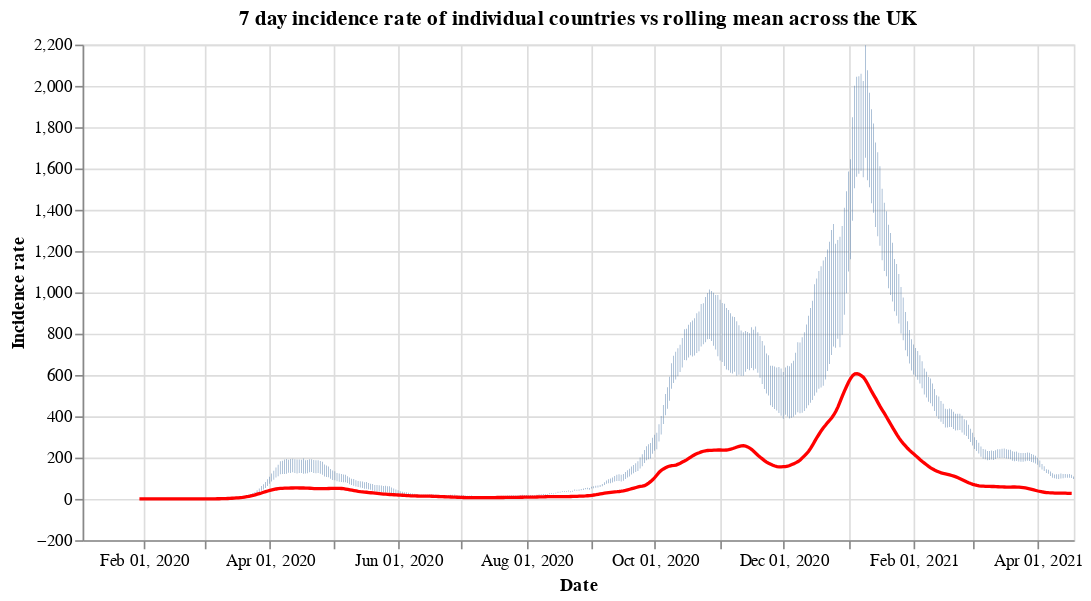

The notebook cell this image was saved under:
### Code cell
#collapse
countries = uk_cases['areaName'].unique()
countries.sort()

selection = alt.selection_single(
    name='Select',
    fields=['areaName'],
    init={'areaName': 'Wales'},
    bind={'areaName': alt.binding_select(options=countries)}
)

# scatter plot, modify opacity based on selection
bars = alt.Chart(uk_cases).mark_bar().add_selection(
    selection
).encode(
    x=alt.X("yearmonthdate(date):T", axis=alt.Axis(title='Date')),
    y=alt.Y("weeklyCasesRate:Q", axis=alt.Axis(title='Incidence rate')),
    tooltip='weeklyCasesRate:Q',
    opacity=alt.condition(selection, alt.value(1), alt.value(0))
).properties(title=f'7 day incidence rate of individual countries vs rolling mean across the UK', width=600)

line = alt.Chart(overview_cases).mark_line(
    color='red',
    size=2,
).transform_window(
    rolling_mean='mean(weeklyCasesRate)',
    frame=[0, 7]
).encode(
    x='yearmonthdate(date):T',
    y='rolling_mean:Q'
)

alt.layer(bars, line)

### Figure 1 — Vega-Lite specification as saved in the notebook (floating-point values rounded to 4 significant figures; data arrays with more than 128 entries replaced by an {"elided": "..."} marker saying what was removed)
{"config": {"view": {"continuousWidth": 400, "continuousHeight": 300}}, "layer": [{"data": {"name": "data-f8b87c9d67b732ba171ec0b1a95f507d"}, "mark": "bar", "encoding": {"opacity": {"condition": {"value": 1, "selection": "Select"}, "value": 0}, "tooltip": {"type": "quantitative", "field": "weeklyCasesRate"}, "x": {"type": "temporal", "axis": {"title": "Date"}, "field": "date", "timeUnit": "yearmonthdate"}, "y": {"type": "quantitative", "axis": {"title": "Incidence rate"}, "field": "weeklyCasesRate"}}, "selection": {"Select": {"type": "single", "fields": ["areaName"], "init": {"areaName": "Wales"}, "bind": {"areaName": {"input": "select", "options": ["England", "Northern Ireland", "Scotland", "Wales"]}}}}, "title": "7 day incidence rate of individual countries vs rolling mean across the UK", "width": 600}, {"data": {"name": "data-a2a5bfc173ff48562f3f8e3ac12dd595"}, "mark": {"type": "line", "color": "red", "size": 2}, "encoding": {"x": {"type": "temporal", "field": "date", "timeUnit": "yearmonthdate"}, "y": {"type": "quantitative", "field": "rolling_mean"}}, "transform": [{"window": [{"op": "mean", "field": "weeklyCasesRate", "as": "rolling_mean"}], "frame": [0, 7]}]}], "$schema": "https://vega.github.io/schema/vega-lite/v4.8.1.json", "datasets": {"data-f8b87c9d67b732ba171ec0b1a95f507d": {"elided": "1884 records"}, "data-a2a5bfc173ff48562f3f8e3ac12dd595": {"elided": "444 records"}}}
